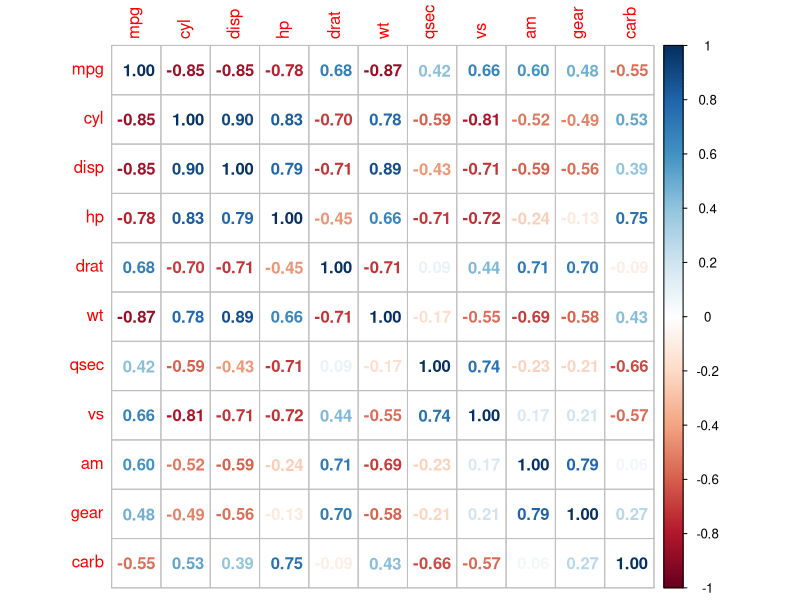
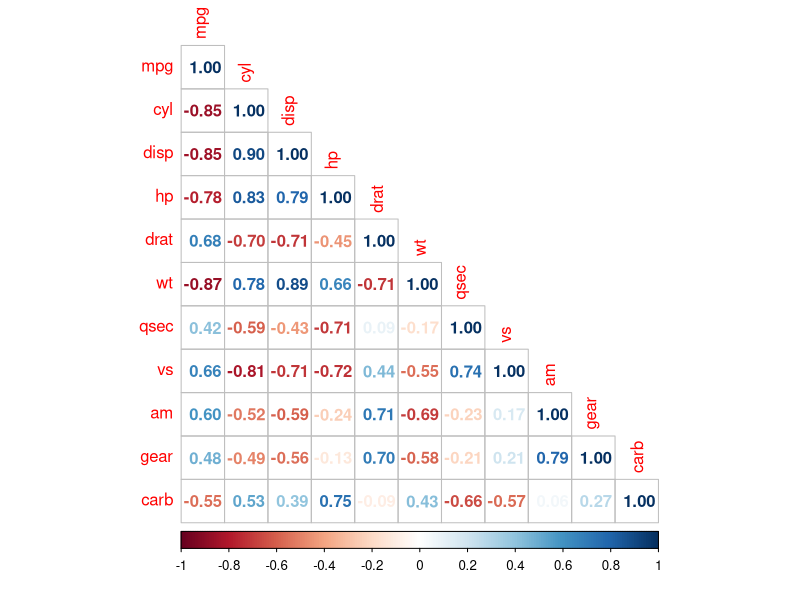
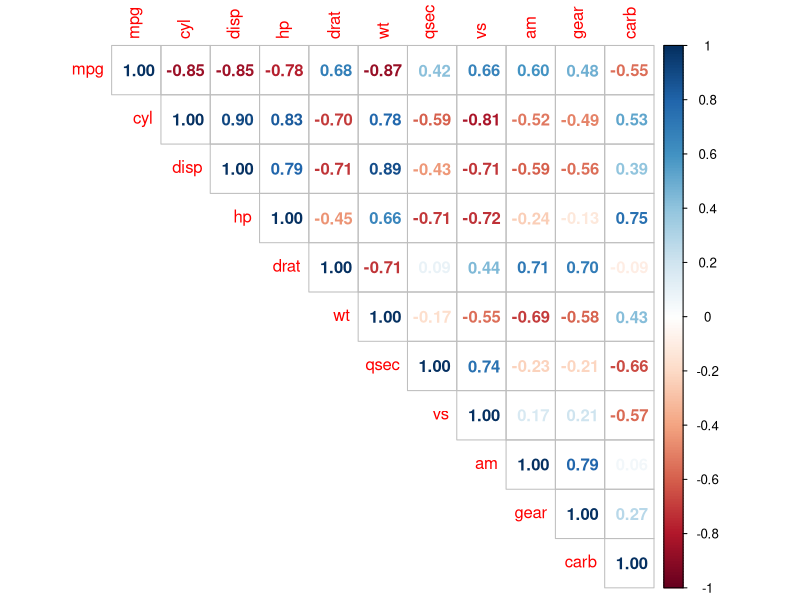
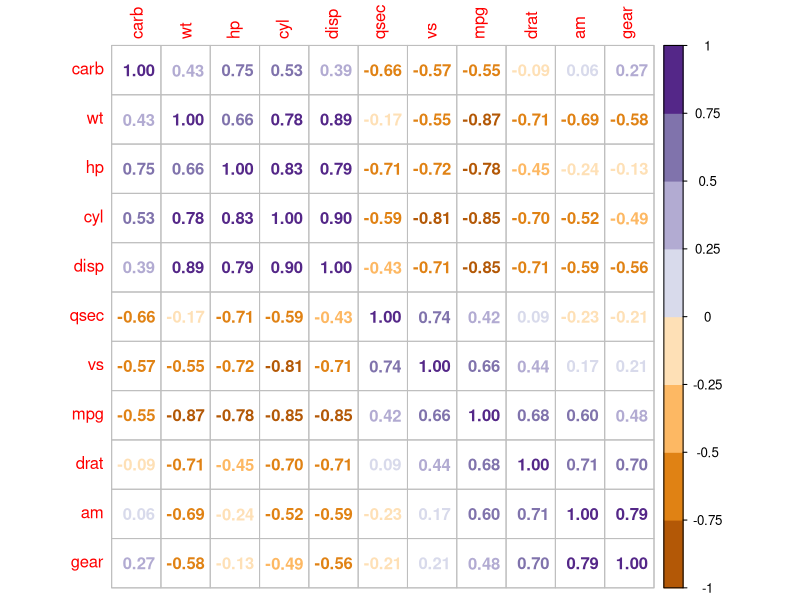
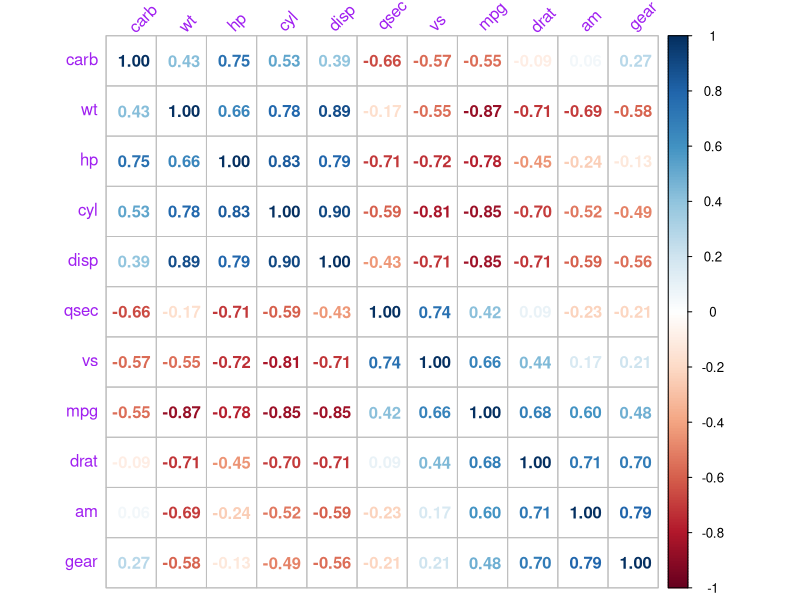
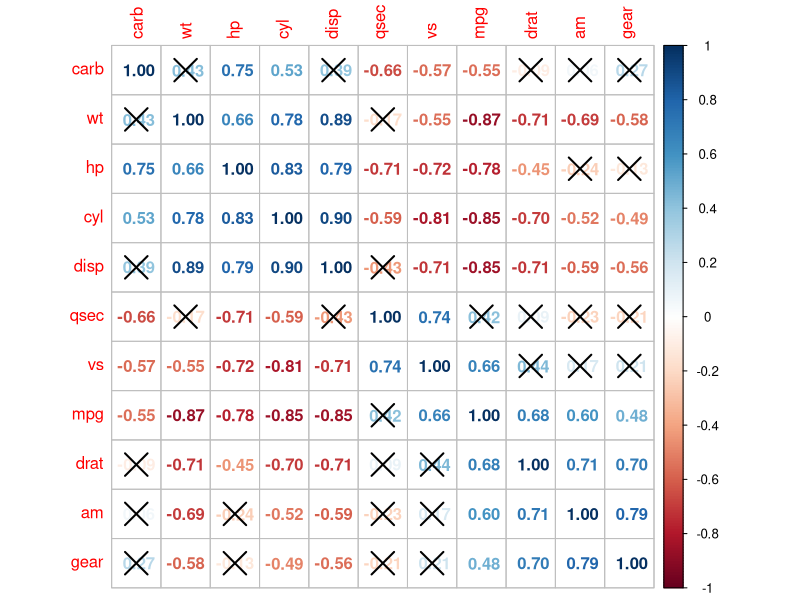
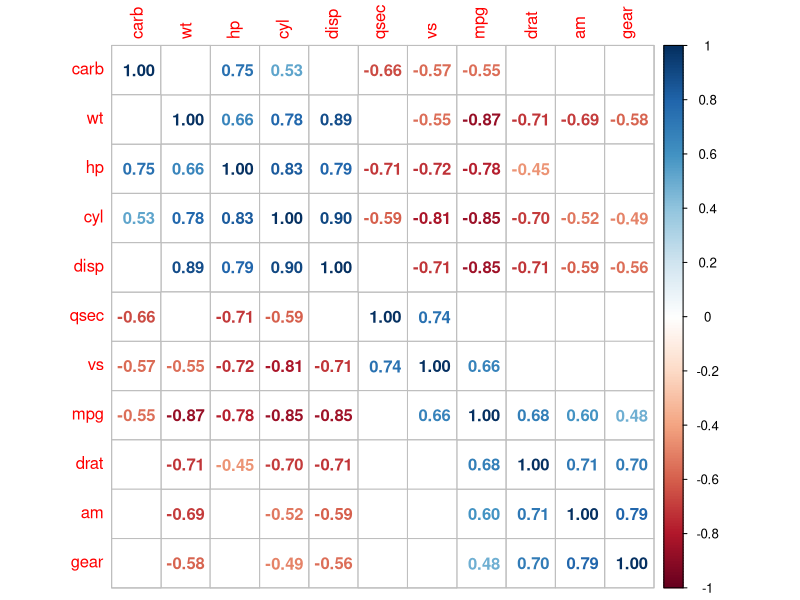
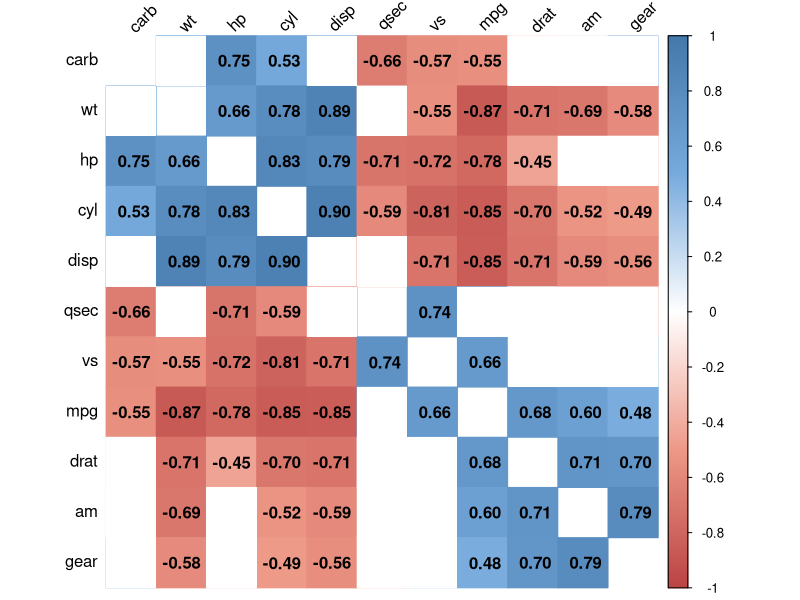

Recreate these plots in R, in order.
install.packages("corrplot")
library(corrplot)
head(mtcars)

######
#Computing correlation matrix
#
#####

M<-cor(mtcars)
head(round(M,2))


########Correlogram : Visualizing the correlation matrix
corrplot(M, method="number")

#####   “upper”: display upper triangular of the correlation matrix  #####
#######   “lower”: display lower triangular of the correlation matrix  #####
corrplot(M, type="lower",method="number")
corrplot(M, type="upper",method="number")



####### Changing the color of the correlogram ##########

library(RColorBrewer)
corrplot(M, type="full", order="hclust",col=brewer.pal(n=8, name="PuOr"),method="number")



########### Changing the color and the rotation of text labels #################
corrplot(M, type="full", order="hclust", tl.col="purple", tl.srt=45,method="number")


#############    Computing the p-value of correlations ################
# mat : is a matrix of data
# ... : further arguments to pass to the native R cor.test function
cor.mtest <- function(mat, ...) {
  mat <- as.matrix(mat)
  n <- ncol(mat)
  p.mat<- matrix(NA, n, n)
  diag(p.mat) <- 0
  for (i in 1:(n - 1)) {
    for (j in (i + 1):n) {
      tmp <- cor.test(mat[, i], mat[, j], ...)
      p.mat[i, j] <- p.mat[j, i] <- tmp$p.value
    }
  }
  colnames(p.mat) <- rownames(p.mat) <- colnames(mat)
  p.mat
}
# matrix of the p-value of the correlation
p.mat <- cor.mtest(mtcars)
head(p.mat[, 1:5])



############# Add significance level to the correlogram ################

# Specialized the insignificant value according to the significant level
corrplot(M, type="full", order="hclust",p.mat = p.mat, sig.level = 0.01,method="number")


# Leave blank on no significant coefficient
corrplot(M, type="full", order="hclust", p.mat = p.mat, sig.level = 0.01, insig = "blank",method="number")


########### Customize the correlogram ##################
col <- colorRampPalette(c("#BB4444", "#EE9988", "#FFFFFF", "#77AADD", "#4477AA"))
corrplot(M, method="color", col=col(400),  
         type="full", order="hclust", 
         addCoef.col = "black", # Add coefficient of correlation
         tl.col="black", tl.srt=45, #Text label color and rotation
         # Combine with significance
         p.mat = p.mat, sig.level = 0.01, insig = "blank", 
         # hide correlation coefficient on the principal diagonal
         diag=FALSE 
)
  